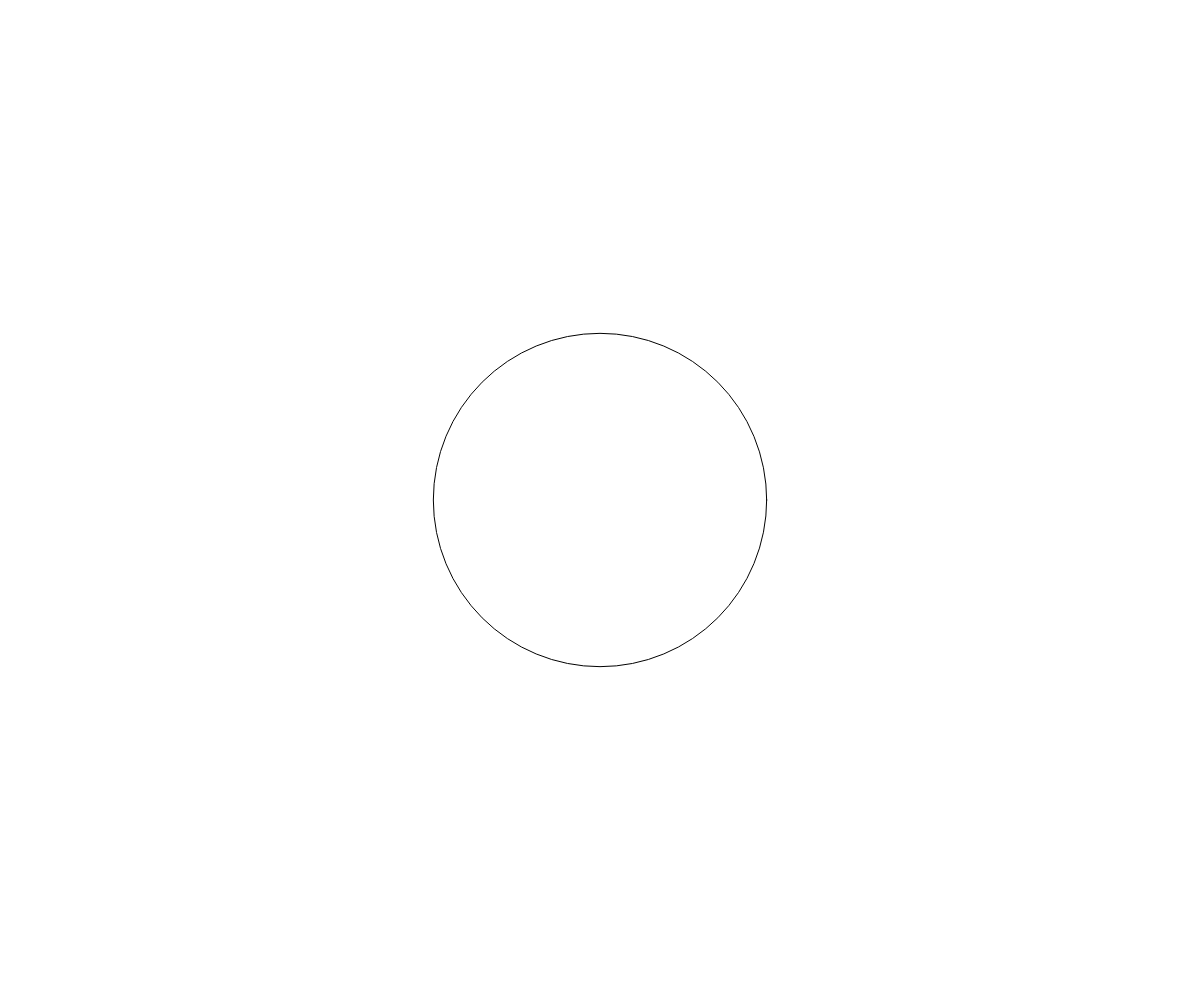
Frame 1 (no input)
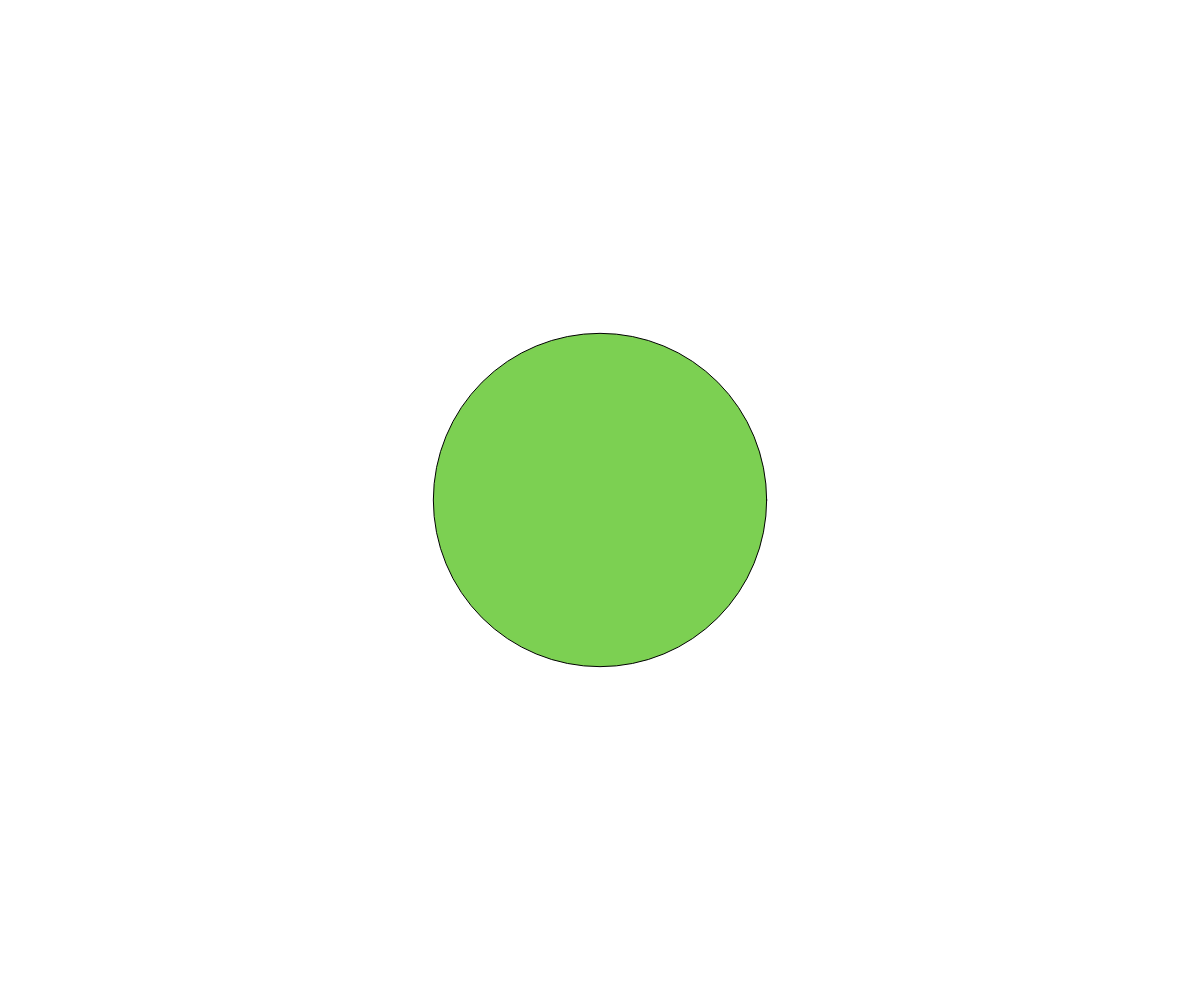
Frame 60 (no input)
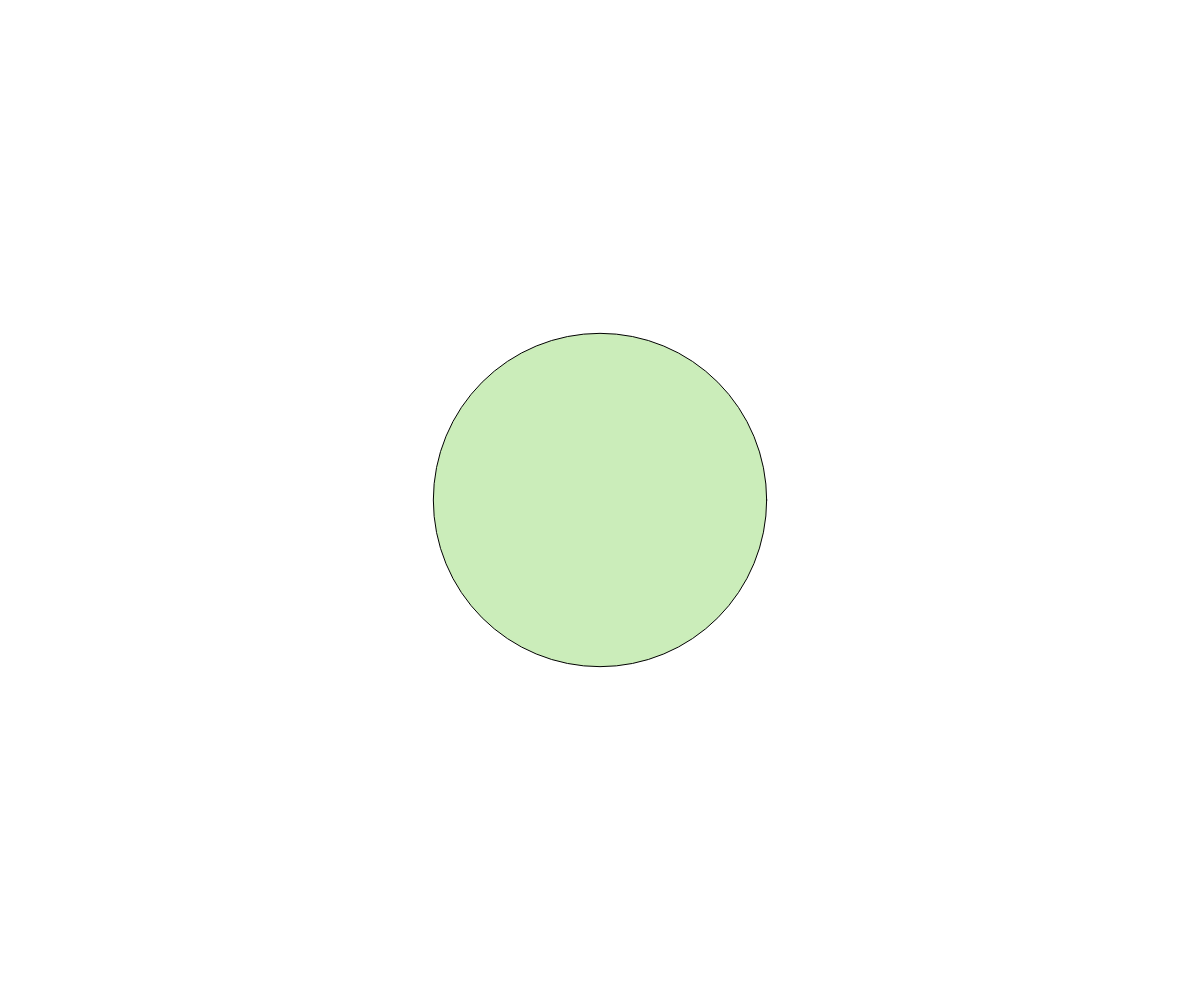
Frame 120 (the mouse pressed at the canvas centre since frame 60)

The p5.js sketch that drew these frames (run headless with seeded random() and noise() and a simulated clock; from frame 60 on, the mouse is pressed at the canvas centre):

// p5.js sketch
// ── sketch.js
/*
 * Creation & Computation - Digital Futures, OCAD University
 * Kate Hartman / Nick Puckett
 * 
 * Fade a the color of a circle in / out
 * adapted from the LED fading arduino example
 * 
 */

         //Pin that the led is attached to - check that it is a PWM pin  
var fadeRate = 10;        //the time between updates in milliseconds
var minBrightVal = 0;     //sets the low point of the fade range
var maxBrightVal = 255;   //sets the high point of the fade range
var fadeIncrement = 5;    // how much to change the brightness each cycle 
var ledBrightness;

var colorR = 100;
var colorG = 200;
var colorB = 50;

var lastTimeYouChanged = 0;  //this stores the time of the last change


function setup() {
               //Set the pin to output mode
  ledBrightness = minBrightVal;
  createCanvas(windowWidth, windowHeight);
}

function draw() 
{



if(millis()-lastTimeYouChanged>=fadeRate) //this very simple statement is the timer,
{                                          //it subtracts the value of the moment in time the last blink happened, and sees if that number is larger than your set blinking value

fill(colorR,colorG,colorB,ledBrightness);



ledBrightness += fadeIncrement;

  if (ledBrightness <= minBrightVal || ledBrightness >= maxBrightVal) {
    fadeIncrement = -fadeIncrement;
  }

lastTimeYouChanged = millis();            //save the value in time that this switch occured, so we can use it again.
   
}

background(255);
ellipse(width/2,height/2,height/3,height/3);

}


function windowResized() 
{
  resizeCanvas(windowWidth, windowHeight);
}
